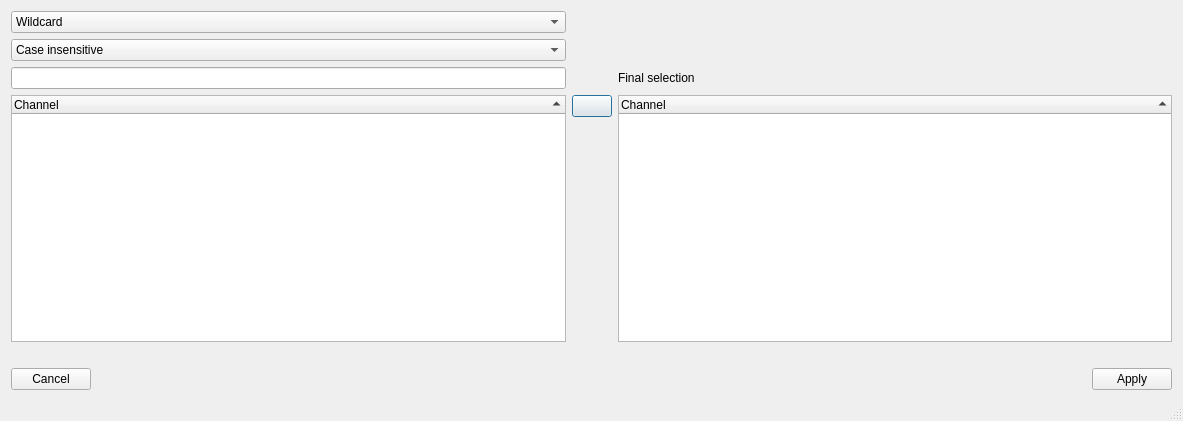
<?xml version="1.0" encoding="UTF-8"?>
<ui version="4.0">
 <class>SimpleSearchDialog</class>
 <widget class="QDialog" name="SimpleSearchDialog">
  <property name="geometry">
   <rect>
    <x>0</x>
    <y>0</y>
    <width>1183</width>
    <height>421</height>
   </rect>
  </property>
  <property name="windowTitle">
   <string>Dialog</string>
  </property>
  <property name="sizeGripEnabled">
   <bool>true</bool>
  </property>
  <layout class="QGridLayout" name="gridLayout">
   <item row="3" column="0" rowspan="2">
    <widget class="QTreeWidget" name="matches">
     <property name="focusPolicy">
      <enum>Qt::TabFocus</enum>
     </property>
     <property name="selectionMode">
      <enum>QAbstractItemView::ExtendedSelection</enum>
     </property>
     <property name="sortingEnabled">
      <bool>true</bool>
     </property>
     <column>
      <property name="text">
       <string>Channel</string>
      </property>
     </column>
    </widget>
   </item>
   <item row="9" column="0">
    <widget class="QLabel" name="status">
     <property name="text">
      <string/>
     </property>
    </widget>
   </item>
   <item row="3" column="2" rowspan="2">
    <widget class="QTreeWidget" name="selection">
     <property name="sortingEnabled">
      <bool>true</bool>
     </property>
     <column>
      <property name="text">
       <string>Channel</string>
      </property>
     </column>
    </widget>
   </item>
   <item row="2" column="2">
    <widget class="QLabel" name="label">
     <property name="text">
      <string>Final selection</string>
     </property>
    </widget>
   </item>
   <item row="0" column="2">
    <layout class="QHBoxLayout" name="horizontalLayout_2">
     <item>
      <spacer name="horizontalSpacer">
       <property name="orientation">
        <enum>Qt::Horizontal</enum>
       </property>
       <property name="sizeHint" stdset="0">
        <size>
         <width>40</width>
         <height>20</height>
        </size>
       </property>
      </spacer>
     </item>
    </layout>
   </item>
   <item row="3" column="1">
    <widget class="QPushButton" name="add_btn">
     <property name="text">
      <string/>
     </property>
     <property name="icon">
      <iconset resource="resource.qrc">
       <normaloff>:/left.png</normaloff>:/left.png</iconset>
     </property>
    </widget>
   </item>
   <item row="2" column="0">
    <widget class="QLineEdit" name="search_box">
     <property name="text">
      <string/>
     </property>
    </widget>
   </item>
   <item row="0" column="0">
    <widget class="QComboBox" name="match_kind">
     <property name="currentIndex">
      <number>0</number>
     </property>
     <item>
      <property name="text">
       <string>Wildcard</string>
      </property>
     </item>
     <item>
      <property name="text">
       <string>Regex</string>
      </property>
     </item>
    </widget>
   </item>
   <item row="4" column="1">
    <spacer name="verticalSpacer_2">
     <property name="orientation">
      <enum>Qt::Vertical</enum>
     </property>
     <property name="sizeHint" stdset="0">
      <size>
       <width>20</width>
       <height>40</height>
      </size>
     </property>
    </spacer>
   </item>
   <item row="6" column="0" colspan="3">
    <layout class="QHBoxLayout" name="horizontalLayout" stretch="0,1,0">
     <item>
      <widget class="QPushButton" name="cancel_btn">
       <property name="text">
        <string>Cancel</string>
       </property>
      </widget>
     </item>
     <item>
      <spacer name="horizontalSpacer_2">
       <property name="orientation">
        <enum>Qt::Horizontal</enum>
       </property>
       <property name="sizeHint" stdset="0">
        <size>
         <width>40</width>
         <height>20</height>
        </size>
       </property>
      </spacer>
     </item>
     <item>
      <widget class="QPushButton" name="apply_btn">
       <property name="text">
        <string>Apply</string>
       </property>
      </widget>
     </item>
    </layout>
   </item>
   <item row="5" column="0" colspan="3">
    <widget class="QLabel" name="comment">
     <property name="text">
      <string/>
     </property>
    </widget>
   </item>
   <item row="1" column="0">
    <widget class="QComboBox" name="case_sensitivity">
     <item>
      <property name="text">
       <string>Case insensitive</string>
      </property>
     </item>
     <item>
      <property name="text">
       <string>Case sensitive</string>
      </property>
     </item>
    </widget>
   </item>
  </layout>
 </widget>
 <tabstops>
  <tabstop>match_kind</tabstop>
  <tabstop>case_sensitivity</tabstop>
  <tabstop>search_box</tabstop>
  <tabstop>matches</tabstop>
  <tabstop>add_btn</tabstop>
  <tabstop>selection</tabstop>
  <tabstop>apply_btn</tabstop>
  <tabstop>cancel_btn</tabstop>
 </tabstops>
 <resources>
  <include location="resource.qrc"/>
 </resources>
 <connections/>
</ui>
